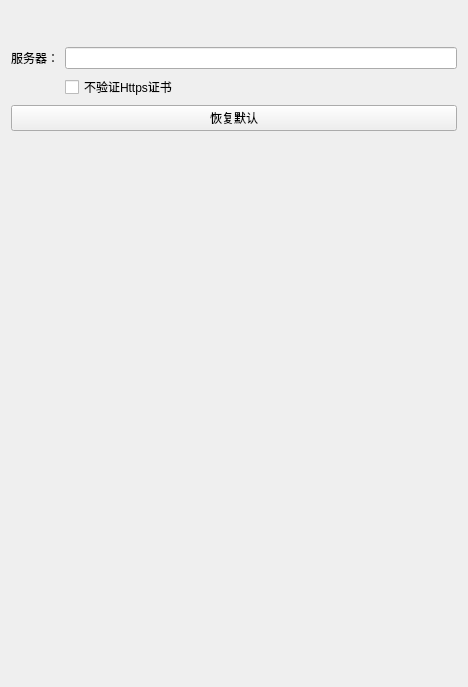
<?xml version="1.0" encoding="UTF-8"?>
<ui version="4.0">
 <class>LoginSettingPage</class>
 <widget class="QWidget" name="LoginSettingPage">
  <property name="geometry">
   <rect>
    <x>0</x>
    <y>0</y>
    <width>468</width>
    <height>687</height>
   </rect>
  </property>
  <property name="sizePolicy">
   <sizepolicy hsizetype="Expanding" vsizetype="Preferred">
    <horstretch>0</horstretch>
    <verstretch>0</verstretch>
   </sizepolicy>
  </property>
  <property name="windowTitle">
   <string>LoginSettingPage</string>
  </property>
  <layout class="QFormLayout" name="formLayout">
   <item row="0" column="1">
    <spacer name="verticalSpacer">
     <property name="orientation">
      <enum>Qt::Vertical</enum>
     </property>
     <property name="sizeType">
      <enum>QSizePolicy::Fixed</enum>
     </property>
     <property name="sizeHint" stdset="0">
      <size>
       <width>20</width>
       <height>30</height>
      </size>
     </property>
    </spacer>
   </item>
   <item row="1" column="0">
    <widget class="QLabel" name="label_5">
     <property name="text">
      <string>服务器：</string>
     </property>
    </widget>
   </item>
   <item row="1" column="1">
    <widget class="QLineEdit" name="appServer">
     <property name="sizePolicy">
      <sizepolicy hsizetype="Expanding" vsizetype="Preferred">
       <horstretch>0</horstretch>
       <verstretch>0</verstretch>
      </sizepolicy>
     </property>
    </widget>
   </item>
   <item row="3" column="0" colspan="2">
    <widget class="QPushButton" name="resetBtn">
     <property name="text">
      <string>恢复默认</string>
     </property>
    </widget>
   </item>
   <item row="2" column="1">
    <widget class="QCheckBox" name="skipVerifyCert">
     <property name="text">
      <string>不验证Https证书</string>
     </property>
    </widget>
   </item>
  </layout>
 </widget>
 <layoutdefault spacing="6" margin="11"/>
 <tabstops>
  <tabstop>appServer</tabstop>
  <tabstop>skipVerifyCert</tabstop>
  <tabstop>resetBtn</tabstop>
 </tabstops>
 <resources/>
 <connections/>
</ui>
